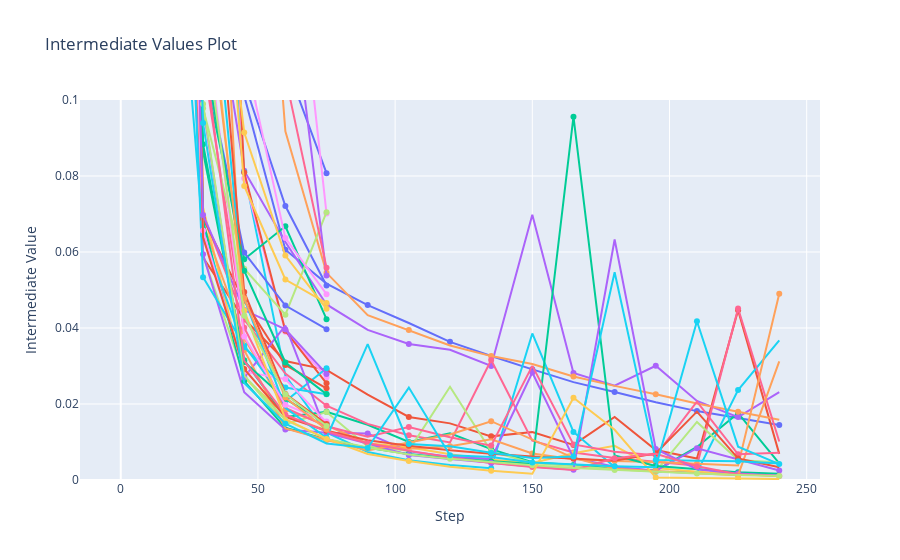

This figure's notebook cell:
### Code cell
fig = optuna.visualization.plot_intermediate_values(study_architecture)

# Fix the visible y-range
fig.update_yaxes(range=[0.0, 0.1])

### Figure 1 — Plotly figure (JSON) as saved in the notebook; plotly's stock layout.template omitted (floating-point values rounded to 4 significant figures)
{"data": [{"marker": {"maxdisplayed": 10}, "mode": "lines+markers", "name": "Trial0", "type": "scatter", "x": [0, 15, 30, 45, 60, 75, 90, 105, 120, 135, 150, 165, 180, 195, 210, 225, 240], "y": [1.465, 0.6923, 0.2898, 0.1011, 0.0606, 0.05167, 0.04602, 0.04132, 0.03636, 0.03262, 0.02912, 0.02576, 0.02313, 0.02047, 0.01813, 0.01622, 0.01445]}, {"marker": {"maxdisplayed": 10}, "mode": "lines+markers", "name": "Trial1", "type": "scatter", "x": [0, 15, 30, 45, 60, 75, 90, 105, 120, 135, 150, 165, 180, 195, 210, 225, 240], "y": [1.204, 0.3222, 0.05854, 0.04235, 0.03131, 0.02899, 0.02247, 0.01658, 0.0149, 0.01148, 0.01261, 0.00924, 0.0166, 0.0079, 0.005652, 0.0447, 0.006867]}, {"marker": {"maxdisplayed": 10}, "mode": "lines+markers", "name": "Trial2", "type": "scatter", "x": [0, 15, 30, 45, 60, 75, 90, 105, 120, 135, 150, 165, 180, 195, 210, 225, 240], "y": [4.083, 0.6479, 0.08638, 0.03151, 0.0166, 0.01796, 0.01454, 0.01002, 0.0123, 0.008115, 0.004659, 0.003964, 0.003014, 0.002481, 0.008693, 0.01759, 0.004394]}, {"marker": {"maxdisplayed": 10}, "mode": "lines+markers", "name": "Trial3", "type": "scatter", "x": [0, 15, 30, 45, 60, 75, 90, 105, 120, 135, 150, 165, 180, 195, 210, 225, 240], "y": [1.208, 0.3046, 0.1488, 0.08138, 0.06264, 0.0462, 0.03951, 0.03579, 0.03428, 0.03003, 0.06977, 0.02819, 0.02481, 0.03005, 0.02079, 0.01656, 0.02314]}, {"marker": {"maxdisplayed": 10}, "mode": "lines+markers", "name": "Trial4", "type": "scatter", "x": [0, 15, 30, 45, 60, 75, 90, 105, 120, 135, 150, 165, 180, 195, 210, 225, 240], "y": [1.03, 0.9332, 0.6182, 0.2317, 0.09179, 0.05452, 0.04337, 0.03949, 0.03541, 0.03261, 0.03051, 0.02722, 0.02477, 0.02259, 0.02013, 0.01795, 0.01583]}, {"marker": {"maxdisplayed": 10}, "mode": "lines+markers", "name": "Trial5", "type": "scatter", "x": [0, 15, 30, 45, 60, 75, 90, 105, 120, 135, 150, 165, 180, 195, 210, 225, 240], "y": [9.148, 0.698, 0.2125, 0.08103, 0.02747, 0.0125, 0.007377, 0.005201, 0.00392, 0.003096, 0.03857, 0.01265, 0.003404, 0.002146, 0.00197, 0.02366, 0.03673]}, {"marker": {"maxdisplayed": 10}, "mode": "lines+markers", "name": "Trial6", "type": "scatter", "x": [0, 15, 30, 45, 60, 75, 90, 105, 120, 135, 150, 165, 180, 195, 210, 225, 240], "y": [1.962, 0.6561, 0.06984, 0.04221, 0.02801, 0.01956, 0.01478, 0.01179, 0.009884, 0.03157, 0.01036, 0.007243, 0.005766, 0.0047, 0.003784, 0.04514, 0.01014]}, {"marker": {"maxdisplayed": 10}, "mode": "lines+markers", "name": "Trial7", "type": "scatter", "x": [0, 15, 30, 45, 60, 75, 90, 105, 120, 135, 150, 165, 180, 195, 210, 225, 240], "y": [2.134, 0.4831, 0.05912, 0.02742, 0.0147, 0.0179, 0.008816, 0.007738, 0.02453, 0.007542, 0.004496, 0.003584, 0.002803, 0.002248, 0.01527, 0.005246, 0.00461]}, {"marker": {"maxdisplayed": 10}, "mode": "lines+markers", "name": "Trial8", "type": "scatter", "x": [0, 15, 30, 45, 60, 75], "y": [2.886, 0.7716, 0.2733, 0.07941, 0.03901, 0.02701]}, {"marker": {"maxdisplayed": 10}, "mode": "lines+markers", "name": "Trial9", "type": "scatter", "x": [0, 15, 30, 45, 60, 75, 90, 105, 120, 135, 150, 165, 180, 195, 210, 225, 240], "y": [1.723, 0.6794, 0.0717, 0.02699, 0.01706, 0.01307, 0.009645, 0.008618, 0.006778, 0.00536, 0.004488, 0.007018, 0.008994, 0.003143, 0.002138, 0.00159, 0.001062]}, {"marker": {"maxdisplayed": 10}, "mode": "lines+markers", "name": "Trial10", "type": "scatter", "x": [0, 15, 30, 45, 60, 75], "y": [1.047, 0.9296, 0.565, 0.1517, 0.1099, 0.08076]}, {"marker": {"maxdisplayed": 10}, "mode": "lines+markers", "name": "Trial11", "type": "scatter", "x": [0, 15, 30, 45, 60, 75], "y": [18.12, 1.044, 0.2945, 0.08093, 0.03926, 0.02543]}, {"marker": {"maxdisplayed": 10}, "mode": "lines+markers", "name": "Trial12", "type": "scatter", "x": [0, 15, 30, 45, 60, 75], "y": [1.281, 0.3022, 0.1088, 0.05809, 0.06676, 0.04233]}, {"marker": {"maxdisplayed": 10}, "mode": "lines+markers", "name": "Trial13", "type": "scatter", "x": [0, 15, 30, 45, 60, 75, 90, 105, 120, 135, 150, 165, 180, 195, 210, 225, 240], "y": [1.741, 0.2932, 0.0594, 0.0231, 0.01326, 0.01241, 0.01224, 0.007527, 0.006098, 0.005494, 0.0283, 0.005813, 0.003497, 0.002451, 0.008365, 0.005492, 0.002489]}, {"marker": {"maxdisplayed": 10}, "mode": "lines+markers", "name": "Trial14", "type": "scatter", "x": [0, 15, 30, 45, 60, 75, 90, 105, 120, 135, 150, 165, 180, 195, 210, 225, 240], "y": [2.658, 0.3413, 0.06747, 0.0374, 0.01851, 0.01441, 0.009564, 0.008196, 0.008852, 0.01074, 0.006992, 0.005483, 0.004989, 0.004759, 0.004258, 0.003817, 0.04904]}, {"marker": {"maxdisplayed": 10}, "mode": "lines+markers", "name": "Trial15", "type": "scatter", "x": [0, 15, 30, 45, 60, 75], "y": [1.278, 0.31, 0.05335, 0.03538, 0.02073, 0.02941]}, {"marker": {"maxdisplayed": 10}, "mode": "lines+markers", "name": "Trial16", "type": "scatter", "x": [0, 15, 30, 45, 60, 75], "y": [11.52, 1.309, 0.9285, 0.8037, 0.6688, 0.5781]}, {"marker": {"maxdisplayed": 10}, "mode": "lines+markers", "name": "Trial17", "type": "scatter", "x": [0, 15, 30, 45, 60, 75], "y": [1.036, 1.011, 0.919, 0.7324, 0.4832, 0.2541]}, {"marker": {"maxdisplayed": 10}, "mode": "lines+markers", "name": "Trial18", "type": "scatter", "x": [0, 15, 30, 45, 60, 75], "y": [2.539, 0.8644, 0.5267, 0.2967, 0.169, 0.07011]}, {"marker": {"maxdisplayed": 10}, "mode": "lines+markers", "name": "Trial19", "type": "scatter", "x": [0, 15, 30, 45, 60, 75], "y": [1.039, 0.9856, 0.8712, 0.6907, 0.4494, 0.2292]}, {"marker": {"maxdisplayed": 10}, "mode": "lines+markers", "name": "Trial20", "type": "scatter", "x": [0, 15, 30, 45, 60, 75], "y": [1.087, 0.7453, 0.2374, 0.1047, 0.0721, 0.05119]}, {"marker": {"maxdisplayed": 10}, "mode": "lines+markers", "name": "Trial21", "type": "scatter", "x": [0, 15, 30, 45, 60, 75], "y": [1.813, 0.6381, 0.06878, 0.04715, 0.03027, 0.02414]}, {"marker": {"maxdisplayed": 10}, "mode": "lines+markers", "name": "Trial22", "type": "scatter", "x": [0, 15, 30, 45, 60, 75, 90, 105, 120, 135, 150, 165, 180, 195, 210, 225, 240], "y": [4.529, 0.5002, 0.06814, 0.02604, 0.01373, 0.01066, 0.008452, 0.006869, 0.005705, 0.004898, 0.004206, 0.09562, 0.006457, 0.003682, 0.002953, 0.002071, 0.001654]}, {"marker": {"maxdisplayed": 10}, "mode": "lines+markers", "name": "Trial23", "type": "scatter", "x": [0, 15, 30, 45, 60, 75, 90, 105, 120, 135, 150, 165, 180, 195, 210, 225, 240], "y": [1.823, 0.5939, 0.09831, 0.02698, 0.0406, 0.01239, 0.009568, 0.006598, 0.005495, 0.004442, 0.003582, 0.002689, 0.06328, 0.008154, 0.002856, 0.00168, 0.001144]}, {"marker": {"maxdisplayed": 10}, "mode": "lines+markers", "name": "Trial24", "type": "scatter", "x": [0, 15, 30, 45, 60, 75, 90, 105, 120, 135, 150, 165, 180, 195, 210, 225, 240], "y": [2.826, 0.7636, 0.2405, 0.03418, 0.01359, 0.01051, 0.007793, 0.009848, 0.01198, 0.01547, 0.01066, 0.00584, 0.002928, 0.002449, 0.001804, 0.001273, 0.03121]}, {"marker": {"maxdisplayed": 10}, "mode": "lines+markers", "name": "Trial25", "type": "scatter", "x": [0, 15, 30, 45, 60, 75], "y": [1.191, 0.1965, 0.06444, 0.03492, 0.02435, 0.02258]}, {"marker": {"maxdisplayed": 10}, "mode": "lines+markers", "name": "Trial26", "type": "scatter", "x": [0, 15, 30, 45, 60, 75, 90, 105, 120, 135, 150, 165, 180, 195, 210, 225, 240], "y": [12.34, 0.5107, 0.1105, 0.04007, 0.01898, 0.01416, 0.01141, 0.01392, 0.01123, 0.009047, 0.03004, 0.00937, 0.007451, 0.006495, 0.02064, 0.006767, 0.007197]}, {"marker": {"maxdisplayed": 10}, "mode": "lines+markers", "name": "Trial27", "type": "scatter", "x": [0, 15, 30, 45, 60, 75], "y": [1.115, 0.2588, 0.0978, 0.0556, 0.04349, 0.07048]}, {"marker": {"maxdisplayed": 10}, "mode": "lines+markers", "name": "Trial28", "type": "scatter", "x": [0, 15, 30, 45, 60, 75], "y": [2.293, 0.39, 0.06565, 0.02851, 0.02655, 0.01515]}, {"marker": {"maxdisplayed": 10}, "mode": "lines+markers", "name": "Trial29", "type": "scatter", "x": [0, 15, 30, 45, 60, 75], "y": [1.522, 0.5743, 0.208, 0.07738, 0.05276, 0.04658]}, {"marker": {"maxdisplayed": 10}, "mode": "lines+markers", "name": "Trial30", "type": "scatter", "x": [0, 15, 30, 45, 60, 75], "y": [1.069, 0.7039, 0.1115, 0.05984, 0.04592, 0.03969]}, {"marker": {"maxdisplayed": 10}, "mode": "lines+markers", "name": "Trial31", "type": "scatter", "x": [0, 15, 30, 45, 60, 75, 90, 105, 120, 135, 150, 165, 180, 195, 210, 225, 240], "y": [4.062, 0.5514, 0.0638, 0.02924, 0.0166, 0.01295, 0.01049, 0.009031, 0.007829, 0.006906, 0.006211, 0.005596, 0.005044, 0.007008, 0.018, 0.005682, 0.003351]}, {"marker": {"maxdisplayed": 10}, "mode": "lines+markers", "name": "Trial32", "type": "scatter", "x": [0, 15, 30, 45, 60, 75], "y": [1.864, 0.4513, 0.08838, 0.03108, 0.02132, 0.01478]}, {"marker": {"maxdisplayed": 10}, "mode": "lines+markers", "name": "Trial33", "type": "scatter", "x": [0, 15, 30, 45, 60, 75], "y": [1.316, 0.46, 0.06975, 0.04472, 0.03962, 0.02792]}, {"marker": {"maxdisplayed": 10}, "mode": "lines+markers", "name": "Trial34", "type": "scatter", "x": [0, 15, 30, 45, 60, 75], "y": [3.884, 0.9637, 0.7371, 0.5468, 0.3435, 0.1788]}, {"marker": {"maxdisplayed": 10}, "mode": "lines+markers", "name": "Trial35", "type": "scatter", "x": [0, 15, 30, 45, 60, 75, 90, 105, 120, 135, 150, 165, 180, 195, 210, 225, 240], "y": [7.195, 0.6148, 0.1591, 0.04766, 0.01897, 0.01113, 0.03575, 0.00948, 0.008889, 0.007162, 0.005802, 0.006207, 0.05469, 0.005294, 0.005072, 0.004936, 0.004331]}, {"marker": {"maxdisplayed": 10}, "mode": "lines+markers", "name": "Trial36", "type": "scatter", "x": [0, 15, 30, 45, 60, 75, 90, 105, 120, 135, 150, 165, 180, 195, 210, 225, 240], "y": [9.844, 0.6012, 0.1151, 0.03138, 0.01719, 0.01281, 0.009692, 0.007719, 0.005952, 0.004449, 0.003406, 0.002622, 0.005723, 0.00688, 0.003608, 0.001489, 0.001063]}, {"marker": {"maxdisplayed": 10}, "mode": "lines+markers", "name": "Trial37", "type": "scatter", "x": [0, 15, 30, 45, 60, 75, 90, 105, 120, 135, 150, 165, 180, 195, 210, 225, 240], "y": [5.276, 0.4091, 0.09895, 0.02748, 0.01578, 0.01082, 0.008552, 0.006728, 0.005561, 0.004699, 0.003863, 0.003184, 0.002659, 0.002095, 0.001682, 0.001327, 0.001038]}, {"marker": {"maxdisplayed": 10}, "mode": "lines+markers", "name": "Trial38", "type": "scatter", "x": [0, 15, 30, 45, 60, 75], "y": [4.165, 0.6367, 0.1272, 0.03777, 0.0198, 0.0154]}, {"marker": {"maxdisplayed": 10}, "mode": "lines+markers", "name": "Trial39", "type": "scatter", "x": [0, 15, 30, 45, 60, 75, 90, 105, 120, 135, 150, 165, 180, 195, 210, 225, 240], "y": [7.871, 0.7969, 0.1444, 0.0446, 0.01602, 0.01081, 0.006862, 0.004975, 0.00346, 0.002448, 0.001676, 0.02165, 0.01322, 0.0006462, 0.0005327, 0.0003104, 0.0002456]}, {"marker": {"maxdisplayed": 10}, "mode": "lines+markers", "name": "Trial40", "type": "scatter", "x": [0, 15, 30, 45, 60, 75], "y": [3.485, 0.9211, 0.5427, 0.3807, 0.2923, 0.2079]}, {"marker": {"maxdisplayed": 10}, "mode": "lines+markers", "name": "Trial41", "type": "scatter", "x": [0, 15, 30, 45, 60, 75], "y": [9.529, 0.706, 0.1767, 0.04948, 0.02265, 0.01475]}, {"marker": {"maxdisplayed": 10}, "mode": "lines+markers", "name": "Trial42", "type": "scatter", "x": [0, 15, 30, 45, 60, 75], "y": [3.105, 0.6224, 0.1136, 0.0551, 0.03091, 0.02261]}, {"marker": {"maxdisplayed": 10}, "mode": "lines+markers", "name": "Trial43", "type": "scatter", "x": [0, 15, 30, 45, 60, 75], "y": [10.73, 1.062, 0.5944, 0.3528, 0.1422, 0.05382]}, {"marker": {"maxdisplayed": 10}, "mode": "lines+markers", "name": "Trial44", "type": "scatter", "x": [0, 15, 30, 45, 60, 75], "y": [7.243, 0.6052, 0.1386, 0.04781, 0.0217, 0.01329]}, {"marker": {"maxdisplayed": 10}, "mode": "lines+markers", "name": "Trial45", "type": "scatter", "x": [0, 15, 30, 45, 60, 75, 90, 105, 120, 135, 150, 165, 180, 195, 210, 225, 240], "y": [6.457, 0.4556, 0.09394, 0.02551, 0.0148, 0.009628, 0.008425, 0.02432, 0.006486, 0.006071, 0.0046, 0.004076, 0.003641, 0.003382, 0.04178, 0.00878, 0.004197]}, {"marker": {"maxdisplayed": 10}, "mode": "lines+markers", "name": "Trial46", "type": "scatter", "x": [0, 15, 30, 45, 60, 75], "y": [21.39, 0.8482, 0.4231, 0.2032, 0.1062, 0.05588]}, {"marker": {"maxdisplayed": 10}, "mode": "lines+markers", "name": "Trial47", "type": "scatter", "x": [0, 15, 30, 45, 60, 75], "y": [3.85, 0.7255, 0.1219, 0.04325, 0.02258, 0.01423]}, {"marker": {"maxdisplayed": 10}, "mode": "lines+markers", "name": "Trial48", "type": "scatter", "x": [0, 15, 30, 45, 60, 75], "y": [2.062, 0.6746, 0.2983, 0.1128, 0.06366, 0.0489]}, {"marker": {"maxdisplayed": 10}, "mode": "lines+markers", "name": "Trial49", "type": "scatter", "x": [0, 15, 30, 45, 60, 75], "y": [1.085, 0.7177, 0.1818, 0.09145, 0.05906, 0.04504]}], "layout": {"showlegend": false, "title": {"text": "Intermediate Values Plot"}, "xaxis": {"title": {"text": "Step"}}, "yaxis": {"range": [0, 0.1], "title": {"text": "Intermediate Value"}}}}
